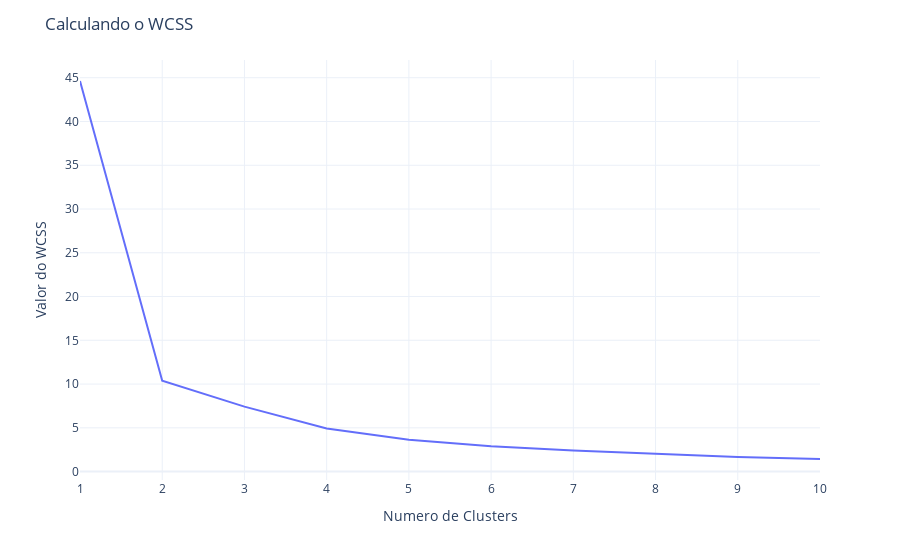

Notebook cell for this chart:
### Code cell
grafico_wcss = px.line(x = range(1,11), y=wcss)
fig = go.Figure(grafico_wcss)
fig.update_layout(title='Calculando o WCSS', xaxis_title='Numero de Clusters', 
                  yaxis_title='Valor do WCSS', template = 'plotly_white')

### Figure 1 — Plotly figure (JSON) as saved in the notebook; plotly's stock layout.template omitted (floating-point values rounded to 4 significant figures)
{"data": [{"hovertemplate": "x=%{x}<br>y=%{y}<extra></extra>", "legendgroup": "", "line": {"color": "#636efa", "dash": "solid"}, "marker": {"symbol": "circle"}, "mode": "lines", "name": "", "orientation": "v", "showlegend": false, "type": "scatter", "x": [1, 2, 3, 4, 5, 6, 7, 8, 9, 10], "xaxis": "x", "y": [44.62, 10.38, 7.42, 4.935, 3.633, 2.896, 2.401, 2.019, 1.673, 1.439], "yaxis": "y"}], "layout": {"legend": {"tracegroupgap": 0}, "margin": {"t": 60}, "title": {"text": "Calculando o WCSS"}, "xaxis": {"anchor": "y", "domain": [0, 1], "title": {"text": "Numero de Clusters"}}, "yaxis": {"anchor": "x", "domain": [0, 1], "title": {"text": "Valor do WCSS"}}}}
